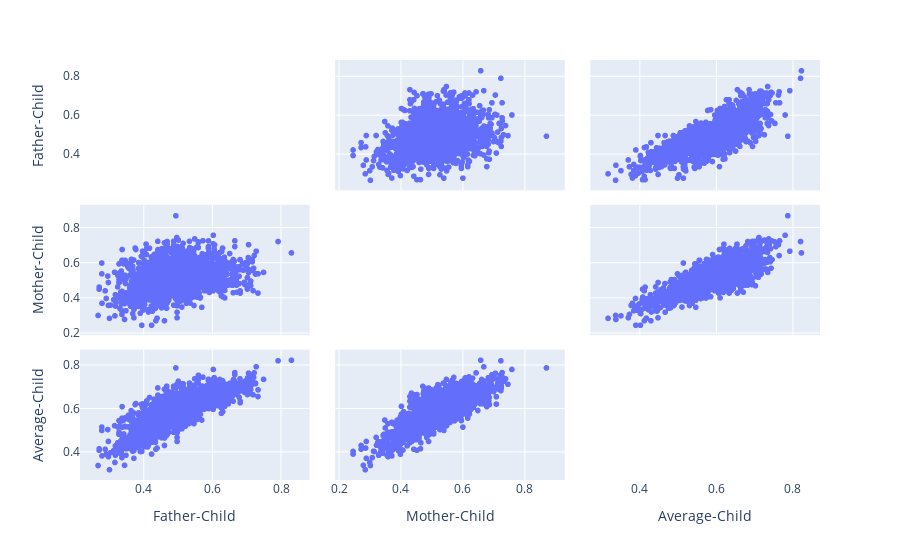

The code cell stored with this chart in its notebook:
### Markdown cell above
Finally, let's look at the correlation matrices between the similarities/distances:

### Code cell
cos_sims = pd.DataFrame({'Father-Child': cos_sim_f_c,
                         'Mother-Child': cos_sim_m_c,
                         'Average-Child': cos_sim_avg_c})
fig = px.scatter_matrix(cos_sims)
fig.update_traces(diagonal_visible=False)
fig.show()

### Figure 1 — Plotly figure (JSON) as saved in the notebook; plotly's stock layout.template omitted (floating-point values rounded to 4 significant figures; data arrays with more than 128 entries replaced by an {"elided": "..."} marker saying what was removed)
{"data": [{"diagonal": {"visible": false}, "dimensions": [{"axis": {"matches": true}, "label": "Father-Child", "values": {"elided": "1784 float values"}}, {"axis": {"matches": true}, "label": "Mother-Child", "values": {"elided": "1784 float values"}}, {"axis": {"matches": true}, "label": "Average-Child", "values": {"elided": "1784 float values"}}], "hovertemplate": "%{xaxis.title.text}=%{x}<br>%{yaxis.title.text}=%{y}<extra></extra>", "legendgroup": "", "marker": {"color": "#636efa", "symbol": "circle"}, "name": "", "showlegend": false, "type": "splom"}], "layout": {"dragmode": "select", "legend": {"tracegroupgap": 0}, "margin": {"t": 60}}}
